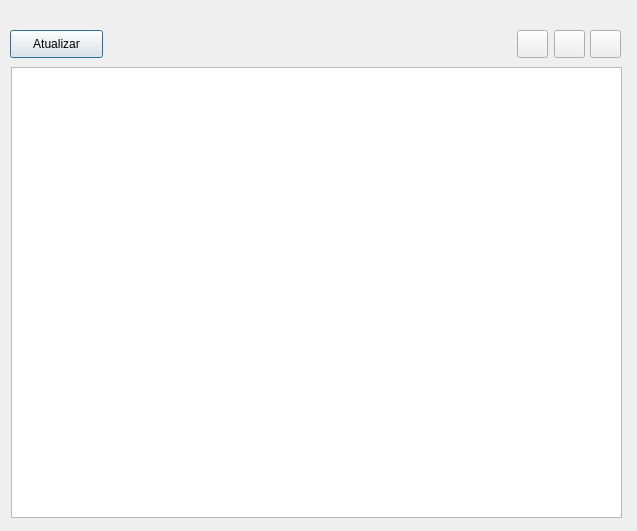
<?xml version="1.0" encoding="UTF-8"?>
<ui version="4.0">
 <class>historico</class>
 <widget class="QDialog" name="historico">
  <property name="geometry">
   <rect>
    <x>0</x>
    <y>0</y>
    <width>637</width>
    <height>531</height>
   </rect>
  </property>
  <property name="windowTitle">
   <string>Histórico</string>
  </property>
  <widget class="QTableView" name="tableView">
   <property name="geometry">
    <rect>
     <x>11</x>
     <y>67</y>
     <width>611</width>
     <height>451</height>
    </rect>
   </property>
  </widget>
  <widget class="QPushButton" name="btn_Atualizar">
   <property name="geometry">
    <rect>
     <x>10</x>
     <y>30</y>
     <width>93</width>
     <height>28</height>
    </rect>
   </property>
   <property name="text">
    <string>Atualizar</string>
   </property>
  </widget>
  <widget class="QPushButton" name="btn_alfabetica">
   <property name="geometry">
    <rect>
     <x>554</x>
     <y>30</y>
     <width>31</width>
     <height>28</height>
    </rect>
   </property>
   <property name="text">
    <string/>
   </property>
   <property name="icon">
    <iconset resource="Imagens.qrc">
     <normaloff>:/imagensCert/iconeaz.png</normaloff>:/imagensCert/iconeaz.png</iconset>
   </property>
  </widget>
  <widget class="QPushButton" name="btn_data">
   <property name="geometry">
    <rect>
     <x>590</x>
     <y>30</y>
     <width>31</width>
     <height>28</height>
    </rect>
   </property>
   <property name="text">
    <string/>
   </property>
   <property name="icon">
    <iconset resource="Imagens.qrc">
     <normaloff>:/imagensCert/calendar_item.png</normaloff>:/imagensCert/calendar_item.png</iconset>
   </property>
  </widget>
  <widget class="QPushButton" name="btn_alfabetica_2">
   <property name="geometry">
    <rect>
     <x>517</x>
     <y>30</y>
     <width>31</width>
     <height>28</height>
    </rect>
   </property>
   <property name="text">
    <string/>
   </property>
   <property name="icon">
    <iconset resource="Imagens.qrc">
     <normaloff>:/imagensCert/voltar.png</normaloff>:/imagensCert/voltar.png</iconset>
   </property>
  </widget>
 </widget>
 <resources>
  <include location="Imagens.qrc"/>
 </resources>
 <connections/>
</ui>
